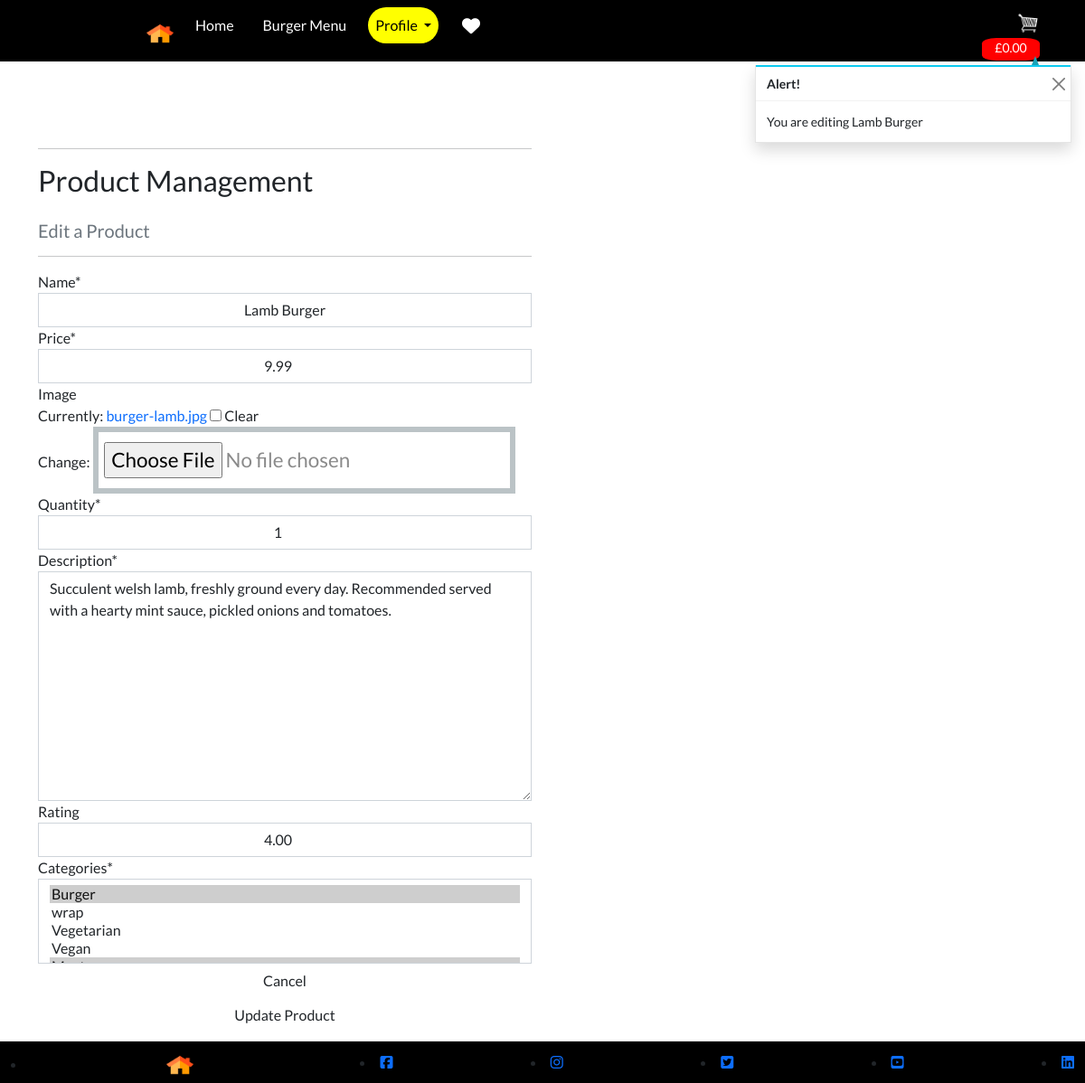
The page /store/edit/1/ (signed in) on the database its author committed.
### store/models.py (models this page shows, shortened)
class Product(models.Model):
    name = models.CharField(max_length=255, unique=True)
    price = models.DecimalField(
        max_digits=9,
        decimal_places=2
        )
    image = models.ImageField(null=True, blank=True)
    quantity = models.IntegerField()
    description = models.TextField()
    rating = models.DecimalField(max_digits=6, decimal_places=2, null=True, blank=True)
    categories = models.ManyToManyField(Category)
    class Meta:
        db_table = 'products'

class Category(models.Model):
    name = models.CharField(max_length=50)
    description = models.TextField()
    is_active = models.BooleanField(default=True)
    created_at = models.DateTimeField(auto_now_add=True)
    updated_at = models.DateTimeField(auto_now=True)
    class Meta:
        db_table = 'categories'
        ordering = ['-created_at']
        verbose_name_plural = 'Categories'  # otherwise the plural is categorys
    def __str__(self):
        return self.name

### store/views.py (the view)
# urls.py: path('edit/<int:product_id>/', views.edit_product, name='edit_product'),
@login_required
def edit_product(request, product_id):
    if not request.user.is_superuser:
        messages.error(request, 'Sorry, only store owners can do that.')
        return redirect(reverse('home'))
    product = get_object_or_404(Product, pk=product_id)
    if request.method == 'POST':
        form = ProductForm(request.POST, request.FILES, instance=product)
        if form.is_valid():
            form.save()
            messages.success(request, f'Successfully updated {product.name}!')
            return redirect(reverse('store'))
        else:
            messages.error(
                request, 'Failed to update product. Is the form valid?'
                )
    else:
        form = ProductForm(instance=product)
        messages.info(request, f'You are editing {product.name}')
    template = 'store/edit_product.html'
    context = {
        'form': form,
        'product': product,
    }
    return render(request, template, context)

### store/forms.py
class ProductForm(forms.ModelForm):
    class Meta:
        model = Product
        fields = '__all__'
    def __init__(self, *args, **kwargs):
        super().__init__(*args, **kwargs)
        for field_name, field in self.fields.items():
            field.widget.attrs['class'] = 'border-black rounded-0'

### cart/contexts.py (called while the page is built, shortened)
def cart_contents(request):
    cart_items = []
    total = 0
    product_count = 0
    delivery = 0
    cart = request.session.get('cart', {})
    grand_total = delivery + total
    context = {
        'cart_items': cart_items,
        'total': total,
        'product_count': product_count,
        'delivery': delivery,
        'grand_total': grand_total,
    }
    return context

### store/templates/store/edit_product.html (shortened to what this page needs)
{% extends "base.html" %}
{% load static %}
{% block page_header %}
    <div class="container header-container">
        <div class="row">
            <div class="col"></div>
        </div>
    </div>
{% endblock %}
{% block content %}
    <div class="container">
        <div class="row">
            <div class="col-12 col-md-6">
                <hr>
                <h2 class="logo-font mb-4">Product Management</h2>
                <h5 class="text-muted">Edit a Product</h5>
                <hr>
            </div>
        </div>
        <div class="row">
            <div class="col-12 col-md-6">
                <form method="POST" action="{% url 'edit_product' product.id  %}" class="form mb-2" enctype="multipart/form-data">
                    {{ form | crispy }}
                    <div class="text-right">
                        <a class="btn btn-outline-black rounded-0" href="{% url 'store' %}">Cancel</a>
                        <button class="btn btn-black rounded-0" type="submit">Update Product</button>
                    </div>
                </form>
            </div>
        </div>
    </div>
{% endblock %}

### static/css/main.css (style rules this page uses)
* { box-sizing: border-box; }
body { font-family: 'Lato', sans-serif; overflow-x: hidden; margin: 0; }
body, html { height: 100%; }
.container { padding-bottom:3rem; }
.btn { border-radius: 0; width: 100%; }
input { border: 0.3em solid #bbc3c6; padding: 0.5em 0.3em; font-size: 1.4em; color: #8a8a8a; text-align: center; }
a { text-decoration: none; }
.col { padding: 1em; width: 12%; }
.row > div { vertical-align: middle; }

### rows shown on the page
Product: name "Lamb Burger", price "9.99", quantity "1", description "Succulent welsh lamb, freshly ground every day. Recommended served with a hearty mint sauce, pickled onions and tomatoes.", rating "4.00"

### other values the page prints
{{ message }} "You are editing Lamb Burger"
